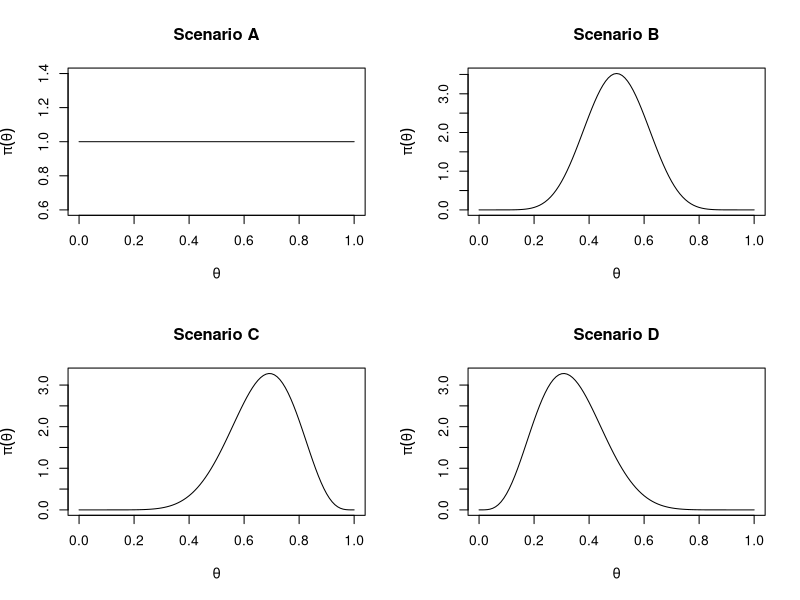
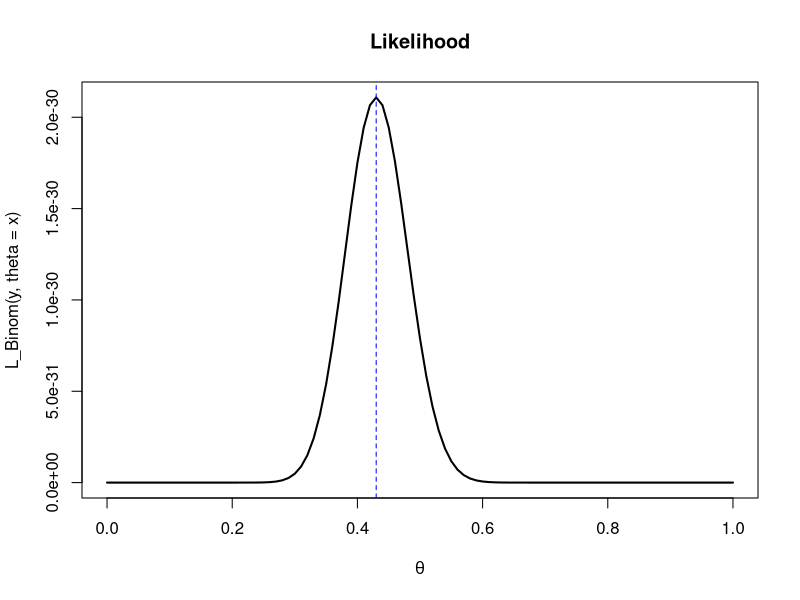
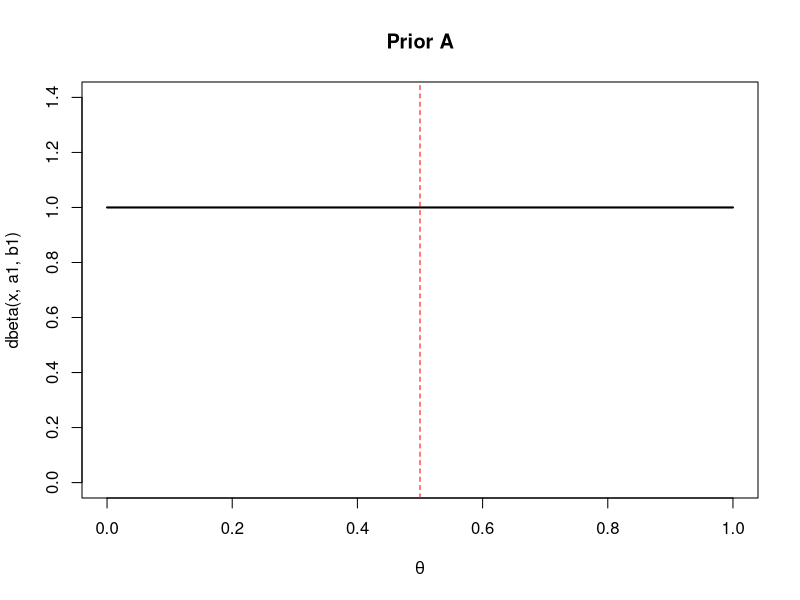
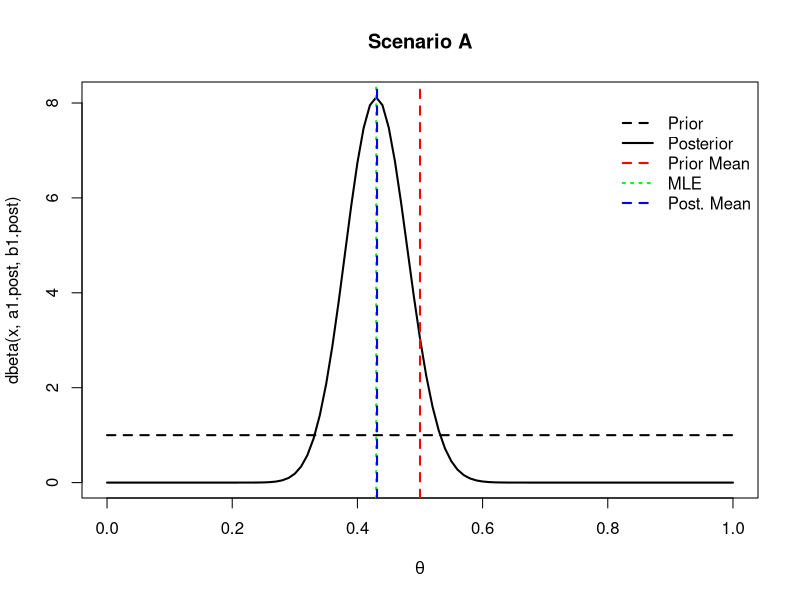
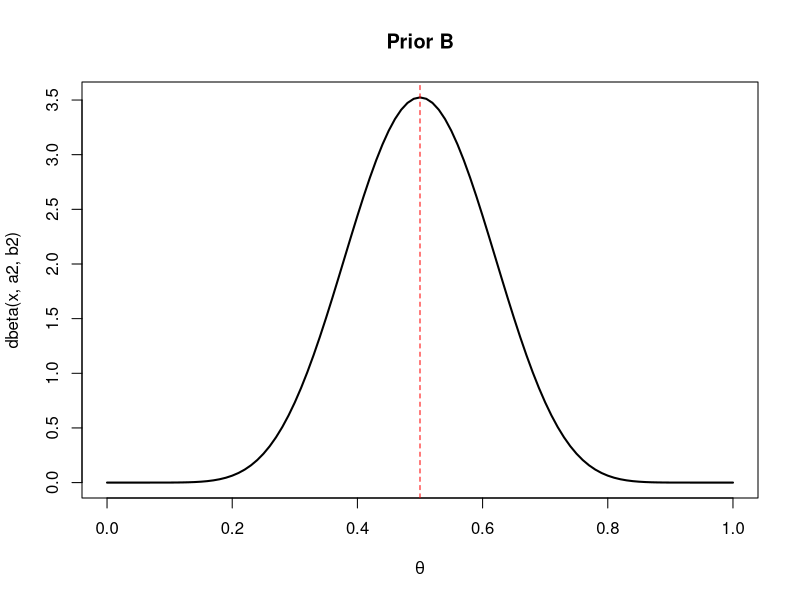
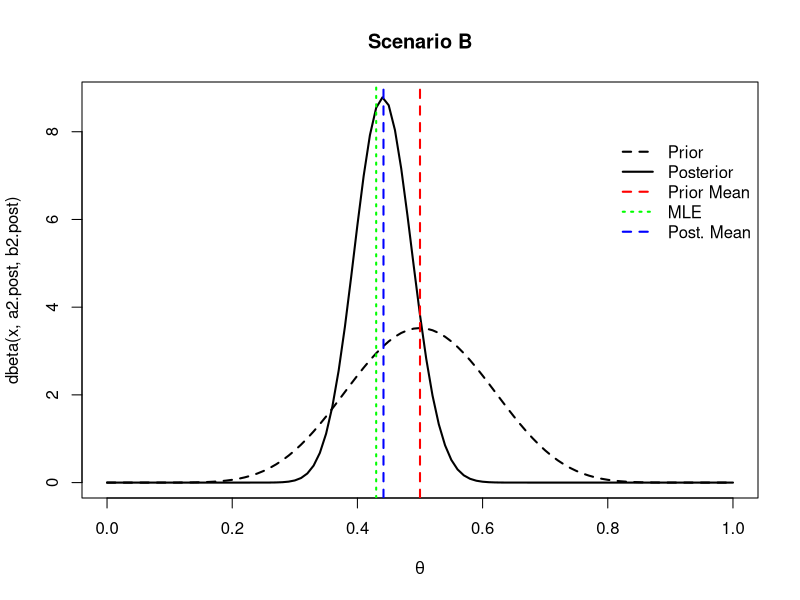
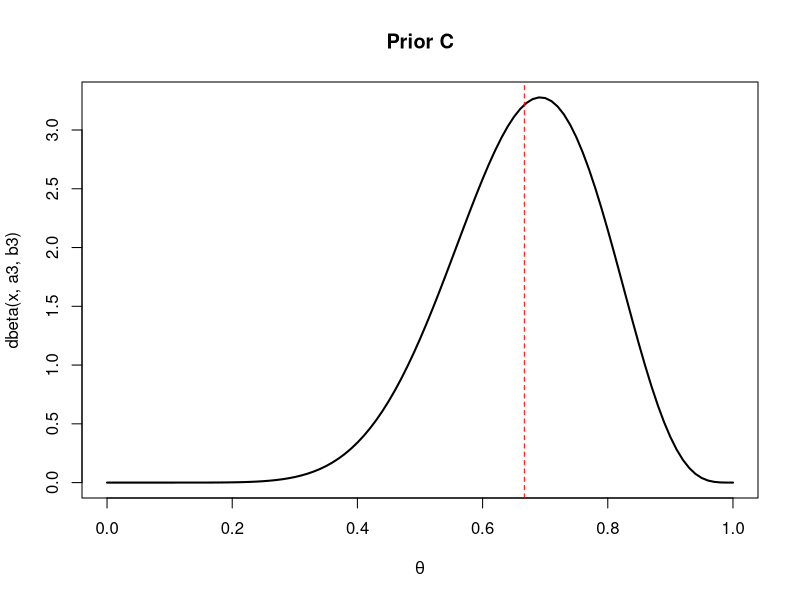
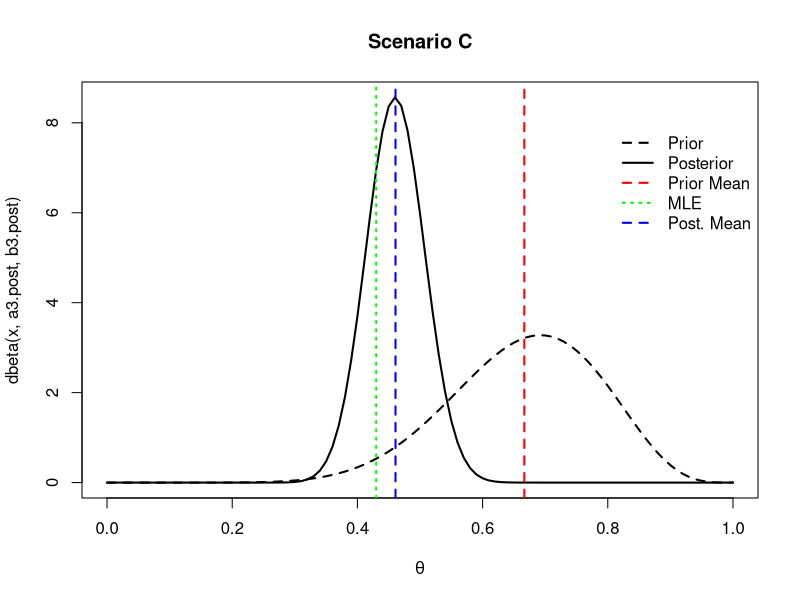

These charts were generated, in order, by the following R code:
## ---- chunk 1
#| echo: true
#| eval: true

cardiac <- read.table("data/cardiac.csv", header=T, sep=";")
str(cardiac)

y <- cardiac$Chd
table(y)

sum(y)
## ---- chunk 2
#| echo: true
#| eval: true

cardiac <- read.table("data/cardiac.csv", header=T, sep=";")
str(cardiac)

y <- cardiac$Chd
table(y)

sum(y)
length(y)
## ---- chunk 3
#| echo: true
#| eval: true

sum(y)
## ---- chunk 4
#| echo: true
#| eval: true

length(y)
## ---- chunk 5
#| echo: true
#| eval: true
par(mfrow=c(2,2))
curve(dbeta(x, 1, 1), main="Scenario A", xlab=expression(theta), ylab=expression(pi(theta)))
curve(dbeta(x, 10, 10), main="Scenario B", xlab=expression(theta), ylab=expression(pi(theta)))
curve(dbeta(x, 10, 5), main="Scenario C", xlab=expression(theta), ylab=expression(pi(theta)))
curve(dbeta(x, 5, 10), main="Scenario D", xlab=expression(theta), ylab=expression(pi(theta)))
par(mfrow=c(1,1))
## ---- chunk 6
#| echo: true
#| eval: true

L_Binom <- function(y, theta){
  s <- sum(y)
  n <- length(y)
  L <- theta^s * (1-theta)^(n-s)
  return(L)
}

L_Binom(y, theta=0.001)
## ---- chunk 7
#| echo: true
#| eval: true

curve(L_Binom(y, theta=x), main="Likelihood",
      xlab=expression(theta), lwd=2)
abline(v=mean(y), col="blue", lty="dashed")

## ---- chunk 8
#| echo: true
#| eval: true

a1 <- 1; b1 <- 1

curve(dbeta(x, a1, b1), main="Prior A", ylim=c(0,1.4),
      xlab=expression(theta), lwd=2)
abline(v=a1/(a1+b1), col="red", lty="dashed")
## ---- chunk 9
#| echo: true
#| eval: true

n <- length(y)
a1.post <- a1 + sum(y)
b1.post <- b1 + n - sum(y)

curve(dbeta(x, a1.post, b1.post), main="Scenario A",
      xlab=expression(theta), lwd=2)
curve(dbeta(x, a1, b1), lty="dashed", add=T, lwd=2)
abline(v=a1/(a1+b1), col="red", lty="dashed", lwd=2)
abline(v=mean(y), col="green", lty="dotted", lwd=2)
abline(v=a1.post/(a1.post+b1.post), col="blue", lty="dashed", lwd=2)
legend(.8,8, c("Prior", "Posterior", "Prior Mean", "MLE", "Post. Mean"), lwd=2,
       col=c("black", "black", "red", "green", "blue"), lty=c(2,1,2,3,2), bty="n")
## ---- chunk 10
#| echo: true
#| eval: true

a2 <- 10; b2 <- 10

curve(dbeta(x, a2, b2), main="Prior B",
      xlab=expression(theta), lwd=2)
abline(v=a2/(a2+b2), col="red", lty="dashed")
## ---- chunk 11
#| echo: true
#| eval: true

n <- length(y)
a2.post <- a2 + sum(y)
b2.post <- b2 + n - sum(y)

curve(dbeta(x, a2.post, b2.post), main="Scenario B",
      xlab=expression(theta), lwd=2)
curve(dbeta(x, a2, b2), lty="dashed", add=T, lwd=2)
abline(v=a2/(a2+b2), col="red", lty="dashed", lwd=2)
abline(v=mean(y), col="green", lty="dotted", lwd=2)
abline(v=a2.post/(a2.post+b2.post), col="blue", lty="dashed", lwd=2)
legend(.8,8, c("Prior", "Posterior", "Prior Mean", "MLE", "Post. Mean"), lwd=2,
       col=c("black", "black", "red", "green", "blue"), lty=c(2,1,2,3,2), bty="n")
## ---- chunk 12
#| echo: true
#| eval: true

a3 <- 10; b3 <- 5

curve(dbeta(x, a3, b3), main="Prior C",
      xlab=expression(theta), lwd=2)
abline(v=a3/(a3+b3), col="red", lty="dashed")
## ---- chunk 13
#| echo: true
#| eval: true

n <- length(y)
a3.post <- a3 + sum(y)
b3.post <- b3 + n - sum(y)

curve(dbeta(x, a3.post, b3.post), main="Scenario C",
      xlab=expression(theta), lwd=2)
curve(dbeta(x, a3, b3), lty="dashed", add=T, lwd=2)
abline(v=a3/(a3+b3), col="red", lty="dashed", lwd=2)
abline(v=mean(y), col="green", lty="dotted", lwd=2)
abline(v=a3.post/(a3.post+b3.post), col="blue", lty="dashed", lwd=2)
legend(.8,8, c("Prior", "Posterior", "Prior Mean", "MLE", "Post. Mean"), lwd=2,
       col=c("black", "black", "red", "green", "blue"), lty=c(2,1,2,3,2), bty="n")

## ---- chunk 14
#| echo: true
#| eval: true
#| 
a4 <- 5; b4 <- 10

curve(dbeta(x, a4, b4), main="Prior D",
      xlab=expression(theta), lwd=2)
abline(v=a4/(a4+b4), col="red", lty="dashed")
## ---- chunk 15
#| echo: true
#| eval: true

n <- length(y)
a4.post <- a4 + sum(y)
b4.post <- b4 + n - sum(y)

curve(dbeta(x, a4.post, b4.post), main="Scenario D",
      xlab=expression(theta), lwd=2)
curve(dbeta(x, a4, b4), lty="dashed", add=T, lwd=2)
abline(v=a4/(a4+b4), col="red", lty="dashed", lwd=2)
abline(v=mean(y), col="green", lty="dotted", lwd=2)
abline(v=a4.post/(a4.post+b4.post), col="blue", lty="dashed", lwd=2)
legend(.8,8, c("Prior", "Posterior", "Prior Mean", "MLE", "Post. Mean"), lwd=2,
       col=c("black", "black", "red", "green", "blue"), lty=c(2,1,2,3,2), bty="n")
## ---- chunk 16
#| echo: true
#| eval: true

Beta.Exp <- function(a, b) a/(a+b)
Beta.Var <- function(a, b)(a*b)/((a+b)^2*(a+b+1))
Beta.Mode <- function(a, b){
  ifelse(a>1 & b>1, (a-1)/(a+b-2), NA)
}
Beta.Median <- function(a, b) qbeta(.5, a, b)
## ---- chunk 17
#| echo: true
#| eval: true

measures <- matrix(NA, ncol = 6, nrow = 4)
rownames(measures) <- c("A", "B", "C", "D")
colnames(measures) <- c("a.post", "b.post", "Exp", "Mode", "Median", "Var")

measures[,1] <- c(a1.post, a2.post, a3.post, a4.post)
measures[,2] <- c(b1.post, b2.post, b3.post, b4.post)

for(i in 1:4){
  a <- measures[i,1]
  b <- measures[i,2]
  
  measures[i,3] <- Beta.Exp(a, b)
  measures[i,4] <- Beta.Mode(a, b)
  measures[i,5] <- Beta.Median(a, b)
  measures[i,6] <- Beta.Var(a, b)
}

round(measures,4)
## ---- chunk 18
#| echo: true
#| eval: true
a5 <- 100; b5 <- 1000

curve(dbeta(x, a5, b5), main="Prior E",
      xlab=expression(theta))
abline(v=a5/(a5+b5), col="red", lty="dashed")
## ---- chunk 19
#| echo: true
#| eval: true

n <- length(y)
a5.post <- a5 + sum(y)
b5.post <- b5 + n - sum(y)

curve(dbeta(x, a5.post, b5.post), main="Scenario E",
      xlab=expression(theta), lwd=2)
curve(dbeta(x, a5, b5), lty="dashed", add=T, lwd=2)
abline(v=a5/(a5+b5), col="red", lty="dashed", lwd=2)
abline(v=mean(y), col="green", lty="dotted", lwd=2)
abline(v=a5.post/(a5.post+b5.post), col="blue", lty="dashed", lwd=2)
legend(.8,40, c("Prior", "Posterior", "Prior Mean", "MLE", "Post. Mean"), lwd=2,
       col=c("black", "black", "red", "green", "blue"), lty=c(2,1,2,3,2), bty="n")
## ---- chunk 20
#| echo: true
#| eval: true

measures <- rbind(measures, 
                  c(a5.post, b5.post,
                    Beta.Exp(a5.post, b5.post),
                    Beta.Mode(a5.post, b5.post),
                    Beta.Median(a5.post, b5.post),
                    Beta.Var(a5.post, b5.post)))
rownames(measures)[5] <- "E"
round(measures,4)
## ---- chunk 21
#| echo: true
#| eval: true

a <- a4.post
b <- b4.post

curve(dbeta(x, a, b), main="Scenario D",
      xlab=expression(theta), lwd=2)

# CS of level 0.95
CS <- qbeta(c(0.025,0.975), a, b); CS
abline(v=CS,lty="dashed", col="blue")
legend(0.8,8,c("Posterior", "Credible Set"),
       lty=c(1,2), col=c("black", "blue"), bty="n")
## ---- chunk 22
#| echo: true
#| eval: true

h <- 2
curve(dbeta(x, a, b), 
      ylab=expression(paste(pi,"(",theta,"|x)")),
      xlab=expression(theta))
abline(h=h,lty=2)
## ---- chunk 23
#| echo: true
#| eval: true
curve(dbeta(x, a, b), 
      ylab=expression(paste(pi,"(",theta,"|x)")),
      xlab=expression(theta))
abline(h=h,lty=2)

translated <- function(x, a, b) dbeta(x,a, b) - h 

curve(translated(x, a, b), add = T, lty = 3, lwd = 2)
abline(h = 0, lty = 3)
## ---- chunk 24
#| echo: true
#| eval: true

hpd1 <- uniroot(translated,c(.2, .4),a,b)$root; hpd1
hpd2 <- uniroot(translated,c(.45, .5),a,b)$root; hpd2

integrate(dbeta, lower=hpd1, upper=hpd2, shape1=a, shape2=b)
## ---- chunk 25
#| echo: true
#| eval: true

h.grid <- seq(1, 2, by = 0.01)   

res <- matrix(NA, ncol=4, nrow=length(h.grid))
colnames(res) <- c("HPD1", "HPD2", "level", "h")

for(i in 1:length(h.grid)){        
  translated <- function(x, a, b) dbeta(x,a, b) - h.grid[i] 
  
  hpd1<-uniroot(translated,c(.2,.4),a,b)$root
  hpd2<-uniroot(translated,c(.43,.55),a,b)$root
  
  I <- integrate(dbeta, lower=hpd1, upper=hpd2, shape1=a, shape2=b)$value
  
  iter <- i
  res[i,] <- c(hpd1, hpd2, I, h.grid[i])
  if(I <= 0.95) break
}

res[1:iter,]
h.grid[iter]

HPD <- res[iter-1,-c(3,4)]; HPD
CS
## ---- chunk 26
#| echo: true
#| eval: true

curve(dbeta(x, a, b), main="Scenario D",
      xlab=expression(theta), lwd=2)

abline(v=CS,lty="dashed", col="blue")
abline(v=HPD,lty="dashed", col="red")

legend(0.8,8,c("Posterior", "Credible Set", "HPD"),
       lty=c(1,2,2), col=c("black", "blue", "red"), bty="n")
## ---- chunk 27
#| echo: true
#| eval: true

pbeta(.3, a4, b4)
pbeta(.3, a4.post, b4.post)

ODDS.prior <- pbeta(.3, a4, b4)/(1-pbeta(.3, a4, b4)); ODDS.prior
ODDS.post <- pbeta(.3, a4.post, b4.post)/(1-pbeta(.3, a4.post, b4.post)); ODDS.post

Bayes_Factor <- ODDS.post/ODDS.prior; Bayes_Factor
